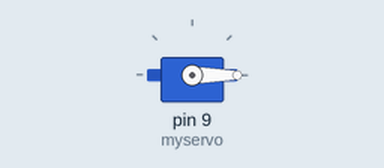
This sketch was run on a simulated Arduino Uno, built with avr-gcc and run on an emulated ATmega328P. Parts: servo.

Above: at 5.05 s.
Timing chart, 0 to 9.6 s (numbered marks = the images above):
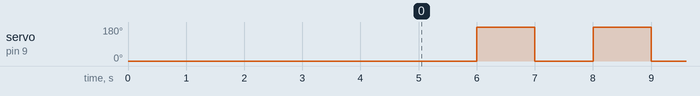

Measured:
- by itself, servo on pin 9 (myservo): alternates 180° for 1.0 s and 0° for 1.0 s

The sketch:

ServoMotor.ino
```cpp
// Incluir la librería de la biblioteca Servo
#include <Servo.h>

// Crear un objeto de tipo Servo
Servo myservo;

void setup() {
  // Establecer el pin del servo
  myservo.attach(9);
  myservo.write(0);
  delay(5000);
}

void loop() {

  // Mover el servo a 90 grados
  myservo.write(0);
  delay(1000);

  // Mover el servo a 180 grados
  myservo.write(180);
  delay(1000);
}
```
